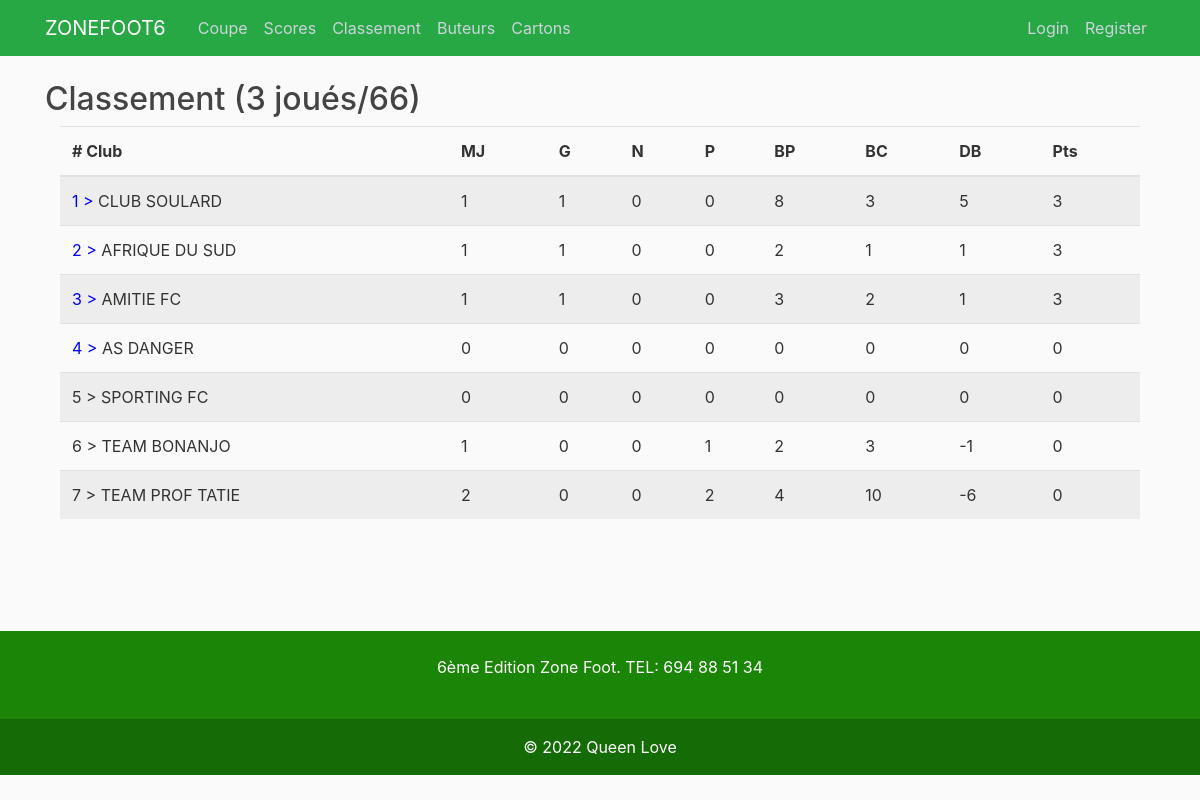
Page /classement/ on the committed database.
### scores/models.py (models this page shows, shortened)
class Team(models.Model):
    name = models.CharField(max_length=128, unique=True)
    affiliation = models.BooleanField(default=True)
    created_at = models.DateTimeField(auto_now_add=True)
    updated = models.DateTimeField(auto_now=True)
    @property
    def mj(self):
    	nb_away = self.away_games.filter(game_finished=True).count()
    	nb_home = self.home_games.filter(game_finished=True).count()
    	return nb_home + nb_away
    @property
    def gagne(self):
    	win_away = 0
    	win_home = 0
    	for m in self.away_games.filter(game_finished=True):
    		if m.away_goals > m.home_goals:
    			win_away +=1
    	for m in self.home_games.filter(game_finished=True):
    		if m.home_goals > m.away_goals:
    			win_home +=1
    	return win_home + win_away
    @property
    def perdu(self):
    	lost_away = 0
    	lost_home = 0
    	for m in self.away_games.filter(game_finished=True):
    		if m.away_goals < m.home_goals:
    			lost_away +=1
    	for m in self.home_games.filter(game_finished=True):
    		if m.home_goals < m.away_goals:
    			lost_home +=1
    	return lost_home + lost_away
    @property
    def nul(self):
    	nul_away = 0
    	nul_home = 0
    	for m in self.away_games.filter(game_finished=True):
    		if m.home_goals == m.away_goals:
    			nul_away +=1
    	for m in self.home_games.filter(game_finished=True):
    		if m.away_goals == m.home_goals:
    			nul_home +=1
    	return nul_home + nul_away
    @property
    def points(self):
    	return self.gagne*3 + self.nul
    @property
    def bp(self):
    	bp_away = 0
    	bp_home = 0
    	for m in self.home_games.filter(game_finished=True):
    		bp_home += m.home_goals
    	for m in self.away_games.filter(game_finished=True):
    		bp_away += m.away_goals
    	return bp_away + bp_home
    @property
    def bc(self):
    	bc_away = 0
    	bc_home = 0
    	for m in self.home_games.filter(game_finished=True):
    		bc_home += m.away_goals
    	for m in self.away_games.filter(game_finished=True):
    		bc_away += m.home_goals
    	return bc_away + bc_home
    @property
    def db(self):
    	return self.bp - self.bc

class Fixture(models.Model):
    home_team = models.ForeignKey(Team, on_delete=models.CASCADE, related_name='home_games')
    away_team = models.ForeignKey(Team, on_delete=models.CASCADE, related_name='away_games')
    home_goals = models.PositiveSmallIntegerField(default=0)
    away_goals = models.PositiveSmallIntegerField(default=0)
    game_finished = models.BooleanField(default=False)
    date = models.DateTimeField()
    created_at = models.DateTimeField(auto_now_add=True)
    updated = models.DateTimeField(auto_now=True)

### scores/views.py (the view)
# urls.py: path('classement/', views.classement, name='classement'),
def classement(request):
    matchs = Fixture.objects.filter(game_finished=True)
    teams = sorted(Team.objects.all(), key=lambda t: (-t.points, -t.db)) #.order_by('-points')
    nb_matchs = matchs.count()
    context = {'nb_matchs': nb_matchs, 'teams': teams}
    return render(request, 'classement.html', context)

### scores/context_processors.py (called while the page is built)
def infochoc(request):
    return {
        'info': Info.objects.last()
    }

### scores/templates/classement.html (shortened to what this page needs)
{% extends 'base2.html' %}
{% block content %}
<main>
    <h2>{{ fixtures.first.tournament.name }} Classement ({{nb_matchs}} joués/66) </h2>
<div class="container">
    <table class="table table-striped">
  <thead>
    <tr>
      <th scope="col"># Club</th>
      <th scope="col">MJ</th>
      <th scope="col">G</th>
      <th scope="col">N</th>
      <th scope="col">P</th>
      <th scope="col">BP</th>
      <th scope="col">BC</th>
      <th scope="col">DB</th>
      <th scope="col">Pts</th>
    </tr>
  </thead>
  <tbody>
    {% for t in teams %}
    {% if forloop.counter < 5 %}
    <tr>
      <td><span style="color: blue;">{{ forloop.counter }} ></span> {{ t.name }}</td>
      <td>{{ t.mj }}</td>
      <td>{{ t.gagne }}</td>
      <td>{{ t.nul }}</td>
      <td>{{ t.perdu }}</td>
      <td>{{ t.bp }}</td>
      <td>{{ t.bc }}</td>
      <td>{{ t.db }}</td>
      <td>{{ t.points }}</td>
    </tr>
    {% else %}
    <tr>
      <td><span>{{ forloop.counter }} ></span> {{ t.name }}</td>
      <td>{{ t.mj }}</td>
      <td>{{ t.gagne }}</td>
      <td>{{ t.nul }}</td>
      <td>{{ t.perdu }}</td>
      <td>{{ t.bp }}</td>
      <td>{{ t.bc }}</td>
      <td>{{ t.db }}</td>
      <td>{{ t.points }}</td>
    </tr>
    {% endif %}
    {% endfor %}
  </tbody>
</table>
</div>
</main>
{% endblock %}

### static/style.css (style rules this page uses)
body { background: #fafafa; color: #333333; margin-top: 5rem; }
h1, h2, h3, h4, h5, h6 { color: #444444; }

### rows in the picture
Team: name "CLUB SOULARD", mj "1", gagne "1", nul "0", perdu "0", bp "8", bc "3", db "5", points "3"
Team: name "AFRIQUE DU SUD", mj "1", gagne "1", nul "0", perdu "0", bp "2", bc "1", db "1", points "3"
Team: name "AMITIE FC", mj "1", gagne "1", nul "0", perdu "0", bp "3", bc "2", db "1", points "3"
Team: name "AS DANGER", mj "0", gagne "0", nul "0", perdu "0", bp "0", bc "0", db "0", points "0"
Team: name "SPORTING FC", mj "0", gagne "0", nul "0", perdu "0", bp "0", bc "0", db "0", points "0"
Team: name "TEAM BONANJO", mj "1", gagne "0", nul "0", perdu "1", bp "2", bc "3", db "-1", points "0"
Team: name "TEAM PROF TATIE", mj "2", gagne "0", nul "0", perdu "2", bp "4", bc "10", db "-6", points "0"

### other values in the picture
{{ nb_matchs }} "3"
